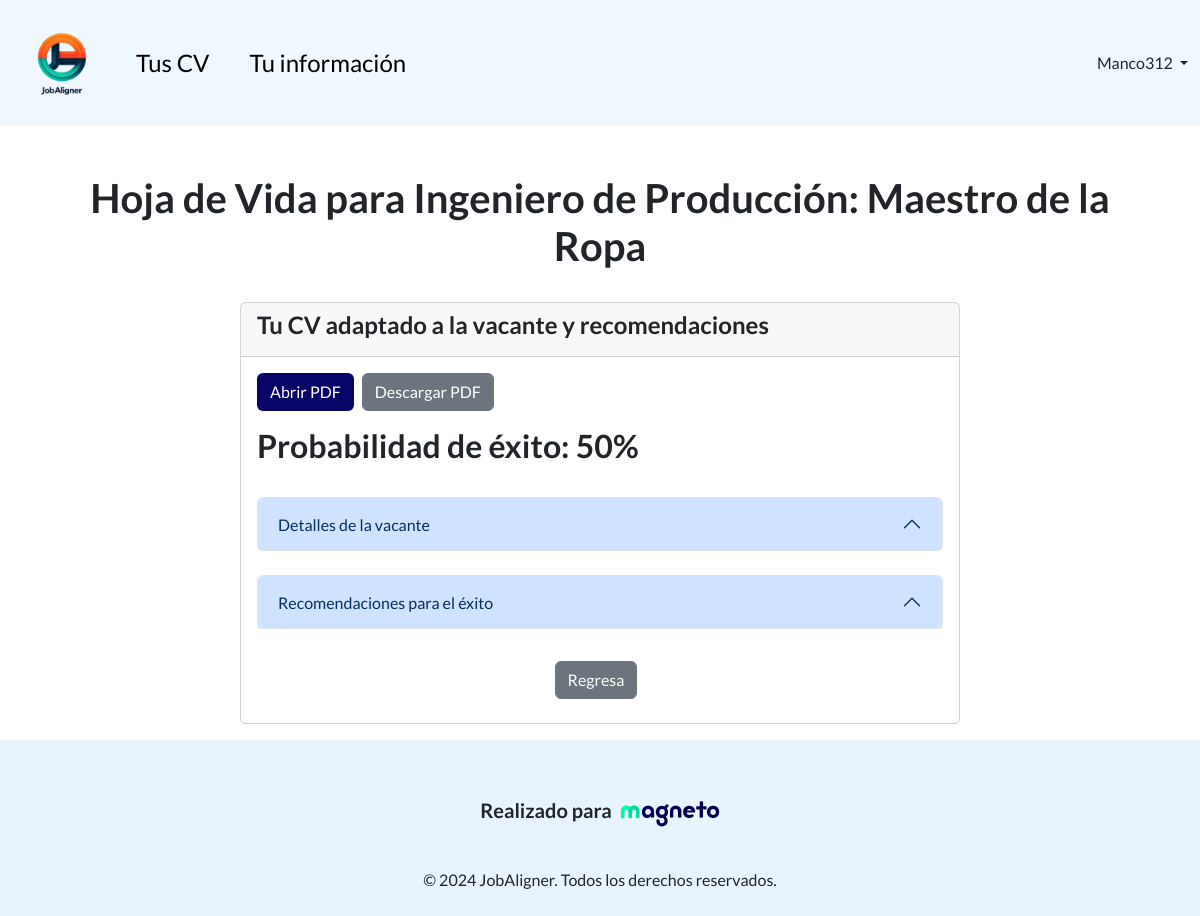
The app's page /cv/13/ (signed in) with its own data.
### jobalignment/models.py (models this page shows)
class CV(models.Model):
    user = models.ForeignKey(User, on_delete=models.CASCADE, related_name='cvs')
    vacancy = models.ForeignKey(JobVacancy, on_delete=models.CASCADE, related_name='vacancys')
    cvpdf = models.FileField(upload_to='pdfs/', blank=True, null=True)

class JobVacancy(models.Model):
    title = models.CharField(max_length=200)
    description = models.TextField()
    requirements = models.TextField()
    location = models.CharField(max_length=100)
    company_name = models.CharField(max_length=200)

### Suggestions/models.py (models this page shows)
class Suggestion(models.Model):
    cv = models.OneToOneField(CV, on_delete=models.CASCADE)
    suggestions = models.TextField()
    probability = models.IntegerField()

### jobalignment/views.py (the view)
# urls.py: path('cv/<int:cv_id>/', jobAlignmentViews.cv, name='cv'),
@login_required
def cv(request, cv_id):
    cv = get_object_or_404(CV, id=cv_id)
    suggestion = Suggestion.objects.get(cv = cv)
    return render(request, 'cv.html', {'cv': cv, 'suggestion': suggestion})

### jobalignment/templates/cv.html (shortened to what this page needs)
{% extends 'base.html' %}
{% block content %}
<head>
    <link href="https://cdn.jsdelivr.net/npm/bootstrap@5.3.3/dist/css/bootstrap.min.css" rel="stylesheet">
</head>
<body>
    <br>
    <br>
    <h1 class="text-center">Hoja de Vida para {{ cv.vacancy.title }}</h1>
    <br>
    <div class="container">
        <div class="row justify-content-center">
            <div class="col-md-8">
                <div class="card mb-3">
                    <div class="card-header">
                        <h4>Tu CV adaptado a la vacante y recomendaciones</h4>
                    </div>
                    <div class="card-body">
                        {% if cv.cvpdf %}
                            <div class="d-flex justify-content-start mb-3">
                                <a href="{{ cv.cvpdf.url }}" target="_blank" class="btn btn-classic me-2">Abrir PDF</a>
                                <a href="{{ cv.cvpdf.url }}" download class="btn btn-secondary">Descargar PDF</a>
                            </div>
                        {% else %}
                            <p>No se encontró el archivo PDF.</p>
                        {% endif %}
                        <h2>Probabilidad de éxito: {{ suggestion.probability }}%</h2>
                        <br>
                        <div class="accordion" id="vacancyDetailsAccordion">
                            <div class="accordion-item">
                                <h2 class="accordion-header" id="vacancyDescriptionHeader">
                                    <button class="accordion-button" type="button" data-bs-toggle="collapse" data-bs-target="#vacancyDescription" aria-expanded="false" aria-controls="vacancyDescription">
                                        Detalles de la vacante
                                    </button>
                                </h2>
                            </div>
                        </div>
                        <br>
                        <div class="accordion" id="suggestionsAccordion">
                            <div class="accordion-item">
                                <h2 class="accordion-header" id="suggestionsHeader">
                                    <button class="accordion-button" type="button" data-bs-toggle="collapse" data-bs-target="#suggestions" aria-expanded="false" aria-controls="suggestions">
                                        Recomendaciones para el éxito
                                    </button>
                                </h2>
                            </div>
                        </div>
                        <br>
                        <div class="d-flex justify-content-center mt-2 mb-2">
                            <a class="btn btn-secondary me-2" href="{% url 'home' %}" role="button">Regresa</a>
                        </div>
                    </div>
                </div>
            </div>
        </div>
    </div>
</body>
{% endblock content %}

### jobaligner/templates/base.html (shortened to what this page needs)
{% load static %}
<head>
  <link href="https://cdn.jsdelivr.net/npm/bootstrap@5.3.3/dist/css/bootstrap.min.css" rel="stylesheet">
  <link href="{% static 'css/styles.css' %}" rel="stylesheet">
</head>
<body>
<nav class="navbar navbar-expand-lg sticky-top navbar-light">
    <div class="container-fluid">
        <a class="navbar-brand" href="{% url 'home' %}">
            <img src="{% static 'images/jobaligner-removebg.png' %}" alt="" width="100" height="100" class="d-inline-block align-text-top">
        </a>
        {% if user.is_authenticated %}
                <div class="collapse navbar-collapse" id="navbarSupportedContent">
                    <ul class="navbar-nav me-auto mb-2 mb-lg-0">
                        <li class="nav-item">
                            <a class="nav-link active fs-4" aria-current="page" href="{% url 'home' %}">Tus CV</a>
                        </li>
                        <li class="nav-item mx-4">
                            <a class="nav-link active fs-4" aria-current="page" href="{% url 'updateAccount' %}">Tu información</a>
                        </li>
                    </ul>
                    <div class="d-flex ms-auto">
                    <div class="nav-item dropdown">
                        <a class="nav-link dropdown-toggle nav-text" href="#" id="userDropdown" role="button" data-bs-toggle="dropdown" aria-expanded="false">
                            {{ user.username }}
                        </a>
                    </div>
            </div>
        {% endif %}
        </div>
    </div>
</nav>
<div class="container">
    {% block content %}
    {% endblock content %}
</div>
</body>
<footer class="text-center text-lg-start mt-auto py-4 footer">
    <div class="container text-center">
        <div class="d-flex align-items-center justify-content-center">
            <h5 class="me-2">Realizado para</h5>
            <a href="https://www.magneto365.com/es" target="_blank">
                <img src="{% static 'images/logo-magneto.png' %}" alt="Logo" width="100" height="100" class="d-inline-block align-text-top">
            </a>
        </div>
        <p class="mt-1 mb-0">&copy; 2024 JobAligner. Todos los derechos reservados.</p>
    </div>
</footer>

### jobaligner/static/css/styles.css (style rules this page uses)
body { font-family: 'Lato', sans-serif !important; }
h1, h2, h3, h4, h5 { font-weight: 700 !important; }
p { font-weight: 500 !important; }
.btn-classic { background-color: #090467 !important; color:white !important; }
.navbar { background-color: #EFF8FF !important; }
.footer { background-color: #e7f4fd !important; }

### records on screen
CV: vacancy "Ingeniero de Producción: Maestro de la Ropa"
Suggestion: probability "50"

### other values on screen
{{ user.username }} "Manco312"
